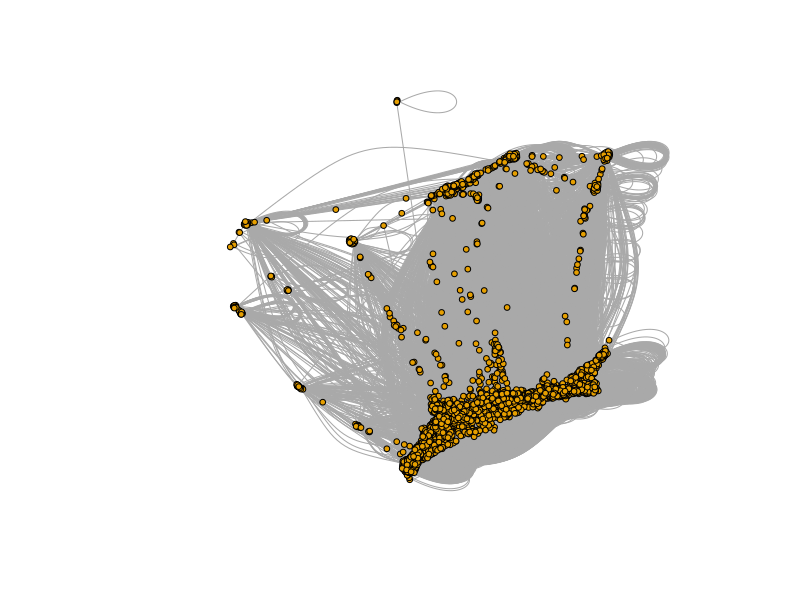
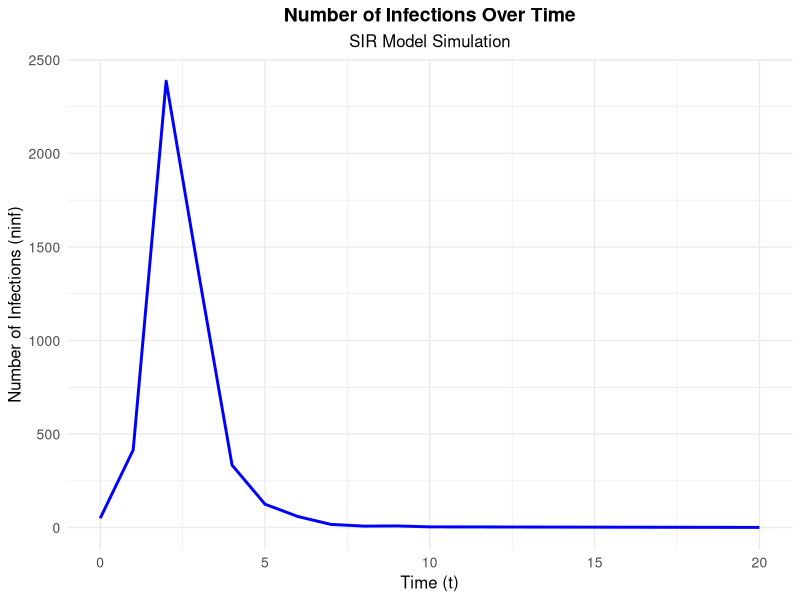
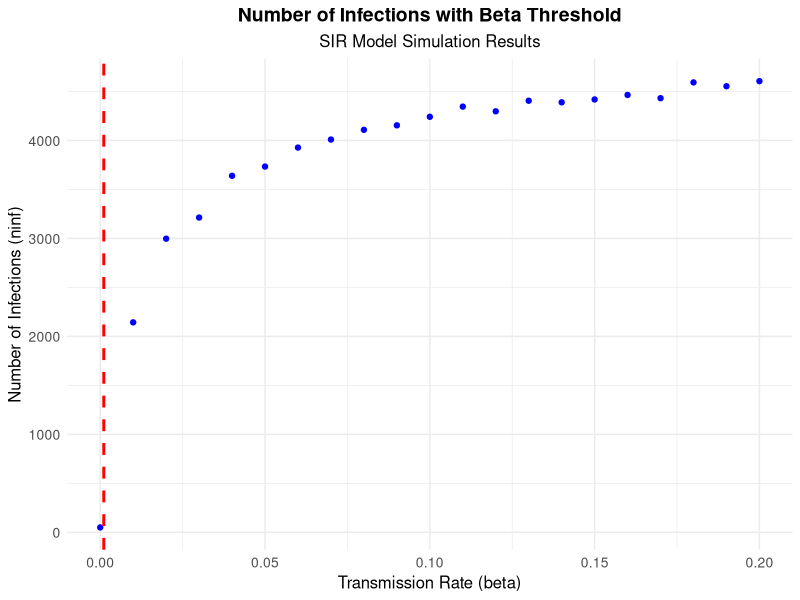
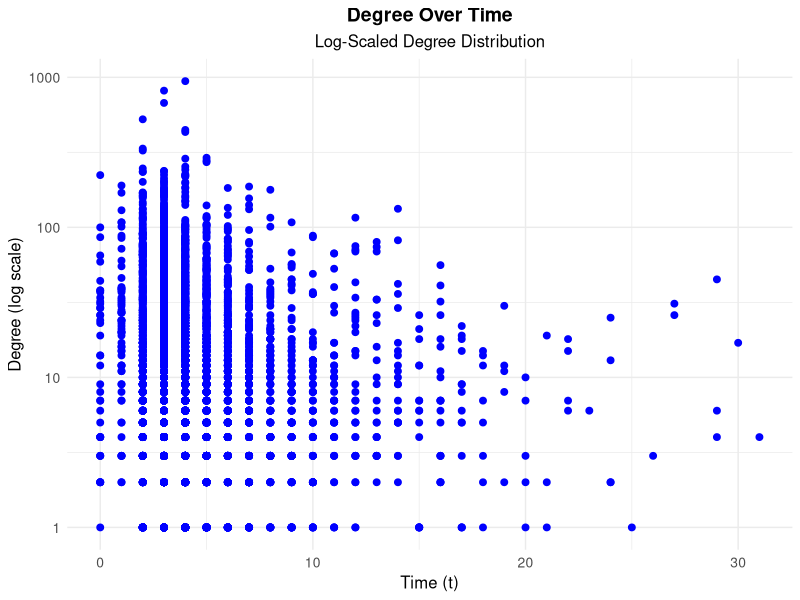

These figures' R source, in order: (Note: a time limit stopped this script after it produced the figures.)
## ---- chunk 1
library(readr)
library(igraph)
library(dplyr)
library(ggplot2)
library(purrr)
library(tibble)
library(caret)
library(tidyverse)
## ---- chunk 2
sim_sir <- function(g,beta,mu,seeds){
  state <- rep(0,vcount(g)) #initial state of the simulation
  state[seeds] <- 1 #infect the seeds
  t <- 0
  table <- data.frame(t=0,inf=seeds)
  while(sum(state==1)>0){
    t <- t + 1
    ## I -> R
    infected <- which(state==1) #get them
    # generate a random value for every infected, if it's < mu, let the node recover.
    state[infected] <- ifelse(runif(length(infected)) < mu,2,1)
    
    ## S -> I
    infected <- which(state==1)
    susceptible <- which(state==0) #get them
    contacts <- as.numeric(unlist(adjacent_vertices(g,infected))) #get the contacts of infected
    contacts <- contacts[contacts %in% susceptible] # get those who are susceptible
    new_infected <- contacts[runif(length(contacts)) < beta] #infect contacts
    new_infected <- unique(new_infected) # drop duplicates from the new_infected
    if(length(new_infected)>0){
      state[new_infected] <- 1
      table <- rbind(table,data.frame(t,inf=new_infected))
    }
  }
  table
}
## ---- chunk 3
node <- read.csv("nodes.csv") |> select("X..index", "meta")
edge <- read.csv("edges.csv")

graph <- graph_from_data_frame(edge, vertices = node, directed = FALSE)
graph <- simplify(graph)

cluster <- clusters(graph)
giant_component <- which.max(cluster$csize)
node_giant <- V(graph)[cluster$membership == giant_component]

g <- induced_subgraph(graph, node_giant)
g

## ---- chunk 4
plot(g, vertex.label = NA, vertex.size = 3)
## ---- chunk 5
mu <- 0.1
betac <- mu*mean(degree(g))/(mean(degree(g)^2))
betac
## ---- chunk 6
seeds <- sample(1:vcount(g),vcount(g)*0.01)

realization <- sim_sir(g,beta = 0.5,mu=0.1,seeds) %>% 
  group_by(t) %>% summarize(ninf=n()) 
## ---- chunk 7
realization %>% 
  ggplot(aes(x=t, y=ninf)) + 
  geom_line(color = "blue", size = 1) + 
  labs(
    title = "Number of Infections Over Time",
    subtitle = "SIR Model Simulation",
    x = "Time (t)",
    y = "Number of Infections (ninf)"
  ) + 
  theme_minimal() +
  theme(
    plot.title = element_text(hjust = 0.5, size = 14, face = "bold"),
    plot.subtitle = element_text(hjust = 0.5, size = 12),
    axis.title.x = element_text(size = 12),
    axis.title.y = element_text(size = 12),
    axis.text = element_text(size = 10)
  )
## ---- chunk 8
results <- map_dfr(seq(0,0.2,0.01), # beta range
        \(beta){ seeds <- sample(1:vcount(g),vcount(g)*0.01)
        realization <- sim_sir(g,beta,mu,seeds) # make a realization for each beta
        data.frame(beta,ninf=nrow(realization)) # create dataframe row
        })
## ---- chunk 9
results %>% 
  ggplot(aes(x=beta, y=ninf)) + 
  geom_point(color = "blue", size = 1.5) + 
  geom_vline(xintercept = betac, linetype = "dashed", color = "red", size = 1) + 
  labs(
    title = "Number of Infections with Beta Threshold",
    subtitle = "SIR Model Simulation Results",
    x = "Transmission Rate (beta)",
    y = "Number of Infections (ninf)"
  ) + 
  theme_minimal() +
  theme(
    plot.title = element_text(hjust = 0.5, size = 14, face = "bold"),
    plot.subtitle = element_text(hjust = 0.5, size = 12),
    axis.title.x = element_text(size = 12),
    axis.title.y = element_text(size = 12),
    axis.text = element_text(size = 10)
  )
## ---- chunk 10
realization <- sim_sir(g,beta=0.1,mu=0.1,seeds)
## ---- chunk 11
set.seed(12345)
table_d <- degree(g) %>% enframe(name = "inf",value="degree") %>%
  merge(realization) 

# Plot
table_d %>% 
  ggplot(aes(x = t, y = degree)) + 
  geom_point(color = "blue", size = 2) + 
  scale_y_log10() + 
  labs(
    title = "Degree Over Time",
    subtitle = "Log-Scaled Degree Distribution",
    x = "Time (t)",
    y = "Degree (log scale)"
  ) + 
  theme_minimal() +
  theme(
    plot.title = element_text(hjust = 0.5, size = 14, face = "bold"),
    plot.subtitle = element_text(hjust = 0.5, size = 12),
    axis.title.x = element_text(size = 12),
    axis.title.y = element_text(size = 12),
    axis.text = element_text(size = 10)
  )
## ---- chunk 12
set.seed(12345)
table_c <- closeness(g) %>% enframe(name = "inf",value="closeness") %>%
  merge(realization) 

# Plot
table_c %>% 
  ggplot(aes(x = t, y = closeness)) + 
  geom_point(color = "blue", size = 2) + 
  scale_y_log10() + 
  labs(
    title = "Closeness Centrality Over Time",
    subtitle = "Log-Scaled Closeness Centrality Distribution",
    x = "Time (t)",
    y = "Closeness Centrality (log scale)"
  ) + 
  theme_minimal() +
  theme(
    plot.title = element_text(hjust = 0.5, size = 14, face = "bold"),
    plot.subtitle = element_text(hjust = 0.5, size = 12),
    axis.title.x = element_text(size = 12),
    axis.title.y = element_text(size = 12),
    axis.text = element_text(size = 10)
  )
## ---- chunk 13
set.seed(12345)
table_b <- betweenness(g) %>% enframe(name = "inf",value="betweenness") %>%
  merge(realization) 

# Plot
table_b %>% 
  ggplot(aes(x = t, y = betweenness)) + 
  geom_point(color = "blue", size = 2) + 
  scale_y_log10() + 
  labs(
    title = "Betweenness Centrality Over Time",
    subtitle = "Log-Scaled Betweenness Centrality Distribution",
    x = "Time (t)",
    y = "Betweenness Centrality (log scale)"
  ) + 
  theme_minimal() +
  theme(
    plot.title = element_text(hjust = 0.5, size = 14, face = "bold"),
    plot.subtitle = element_text(hjust = 0.5, size = 12),
    axis.title.x = element_text(size = 12),
    axis.title.y = element_text(size = 12),
    axis.text = element_text(size = 10)
  )
## ---- chunk 14
set.seed(12345)
table_pr <- page_rank(g)$vector %>% enframe(name = "inf",value="page_rank") %>%
  merge(realization) 

# Plot
table_pr %>% 
  ggplot(aes(x = t, y = page_rank)) + 
  geom_point(color = "blue", size = 2, alpha = 0.6) + 
  scale_y_log10() + 
  labs(
    title = "PageRank Over Time",
    subtitle = "Log-Scaled PageRank Distribution",
    x = "Time (t)",
    y = "PageRank (log scale)"
  ) + 
  theme_minimal() +
  theme(
    plot.title = element_text(hjust = 0.5, size = 14, face = "bold"),
    plot.subtitle = element_text(hjust = 0.5, size = 12),
    axis.title.x = element_text(size = 12),
    axis.title.y = element_text(size = 12),
    axis.text = element_text(size = 10)
  )
## ---- chunk 15
table <- merge(table_d,table_c)
table <- merge(table,table_pr)
table <- merge(table,table_b)
cor(table$t,table[,-c(1,2)])
## ---- chunk 16
set.seed(12345)
seeds <- sample(1:vcount(g),vcount(g)*0.01)
realization_random <- sim_sir(g,beta = 0.5,mu=0.1,seeds) %>%
  group_by(t) %>% summarize(ninf=n())
seeds <- closeness(g) %>% enframe(name = "inf",value="closeness") %>%
  slice_max(closeness,n=round(vcount(g)*0.01,0))

seeds_inf <- seeds$inf
seeds_inf <- as.integer(seeds_inf)
all(seeds_inf %in% V(g)) 

realization_targeted <- sim_sir(g,beta = 0.5,mu=0.1,seeds_inf) %>%
  group_by(t) %>% summarize(ninf=n())
## ---- chunk 17
ggplot() + geom_line(data=realization_random,aes(x=t,y=ninf,col="Random"))+
  geom_line(data=realization_targeted,aes(x=t,y=ninf,col="Targeted")) +
  labs(
    title = "Comparison of Infections Over Time",
    subtitle = "Random vs. Targeted",
    x = "Time (t)",
    y = "Number of Trust Spreading (ninf)",
    color = NULL
  ) +
  theme_minimal() +
  theme(
    plot.title = element_text(hjust = 0.5, size=14, face="bold"),
    plot.subtitle = element_text(hjust = 0.5, size=12),
    axis.title.x = element_text(size=12),
    axis.title.y = element_text(size=12),
    legend.position = "bottom"
  ) +
  scale_color_manual(values = c("Random" = "blue", "Targeted" = "red"))

## ---- chunk 18
total_infected_random <- sum(realization_random$ninf)
total_infected_targeted <- sum(realization_targeted$ninf)
difference_infected <- total_infected_targeted - total_infected_random

print(paste("Total Infected (Random)", total_infected_random))
print(paste("Total Infected (Targeted)", total_infected_targeted))
print(paste("Difference in Infected", difference_infected))
## ---- chunk 19
set.seed(12345)

seeds <- sample(1:vcount(g),vcount(g)*0.01)
realization <- sim_sir(g,beta = 0.5,mu=0.1,seeds) |> group_by(t) |> summarize(ninf=n())

vaccinated_random <- sample(1:vcount(g),vcount(g)*0.05)
gp <- delete_vertices(g,vaccinated_random)
seeds <- sample(1:vcount(gp),vcount(gp)*0.01)
realization_random <- sim_sir(gp,beta = 0.5,mu=0.1,seeds) |> group_by(t) |> summarize(ninf=n())
## ---- chunk 20
set.seed(12345)
seeds <- closeness(g) %>% enframe(name = "inf",value="closeness") %>%
  slice_max(closeness,n=round(vcount(g)*0.05,0))
gp <- delete_vertices(g,seeds$inf)
seeds <- sample(1:vcount(gp),vcount(gp)*0.01)
realization_targeted <- sim_sir(gp,beta = 0.5,mu=0.1,seeds) %>%
  group_by(t) %>% summarize(ninf=n())
## ---- chunk 21
ggplot() + geom_line(data=realization,aes(x=t,y=ninf,col="No Vaccination")) +
  geom_line(data=realization_random,aes(x=t,y=ninf,col="Vacc. Random"))+
  geom_line(data=realization_targeted,aes(x=t,y=ninf,col="Vacc. Targeted")) +
  theme_minimal() + labs(
    color = "Vaccination Strategy",  # Set the legend title for the color aesthetic
    title = "Comparison of Trust Spread Over Time",
    subtitle = "No Vaccination vs. Random Vaccination vs. Targeted Vaccination",
    x = "Time (t)",
    y = "Number of trust spread (ninf)"
  ) +
  theme(
    plot.title = element_text(hjust = 0.5, size = 14, face = "bold"),
    plot.subtitle = element_text(hjust = 0.5, size = 12),
    axis.title.x = element_text(size = 12),
    axis.title.y = element_text(size = 12),
    legend.position = "bottom"
  ) +
    scale_color_manual(values = c("No Vaccination" = "blue", "Vacc. Random" = "red", "Vacc. Targeted" = "green"))
## ---- chunk 22
No_Vaccination <- sum(realization$ninf)
Vacc._Random <- sum(realization_random$ninf)
Vacc._Targeted <- sum(realization_targeted$ninf)

print(paste("No Vaccination", No_Vaccination))
print(paste("Vacc. Random", Vacc._Random))
print(paste("Vacc. Targeted", Vacc._Targeted))

partd_w_n_v <- data.frame(partd_label = c("Vacc. Random", "Vacc. Targeted", "Difference in Infected",
                                          "No Vaccination"),
                    pard_value = c(Vacc._Random, Vacc._Targeted, Vacc._Random-Vacc._Targeted,
                                   No_Vaccination))
partd_w_n_v
## ---- chunk 23
print(paste("Total Infected (Random)", total_infected_random))
print(paste("Total Infected (Targeted)", total_infected_targeted))
print(paste("Difference in Infected", difference_infected))

partc <- data.frame("label" = c("Total Infected (Random)", "Total Infected (Targeted)", 
                                          "Difference in Infected"),
                    "partc_value" = c(total_infected_random, total_infected_targeted, difference_infected))

partd <- partd_w_n_v[-4,]

merged_table <- cbind(partc, partd) |> select(-"partd_label") |> mutate(difference = partc_value - pard_value)

merged_table 
## ---- chunk 24
all <- table_d %>% group_by(t) %>% summarize(ninf=n())
sensors <- table_d %>% filter(degree>10) %>% group_by(t) %>% summarize(ninf=n())
## ---- chunk 25
ggplot() + geom_line(data=all,aes(x=t,y=ninf/sum(ninf),col="All")) + geom_line(data=sensors,aes(x=t,y=ninf/sum(ninf),col="Sensors")) +
   labs(
    title = "Sensor Spreading Over Time",
    subtitle = "Comparison Between All and Sensor Data",
    x = "Time (t)",
    y = "Normalized Number of Infections",
    color = "Data Source"
  ) +
  theme_minimal() +
  theme(
    plot.title = element_text(hjust = 0.5, size=14, face="bold"),
    plot.subtitle = element_text(hjust = 0.5, size=12),
    axis.title.x = element_text(size=12),
    axis.title.y = element_text(size=12),
    legend.position = "bottom"
  ) +
  scale_color_manual(values = c("All" = "blue", "Sensors" = "green"))
## ---- chunk 26
control <- sample(1:vcount(g),1000)
get_one_neighbor <- function(id){
  sample(neighbors(g,id),1)
}
sensors <- sapply(control,get_one_neighbor)
## ---- chunk 27
control_evo <- table_d %>% filter(inf %in% control) %>% group_by(t) %>% summarize(ninf=n())
sensors_evo <- table_d %>% filter(inf %in% sensors) %>% group_by(t) %>% summarize(ninf=n())
## ---- chunk 28
ggplot() + geom_line(data=control_evo,aes(x=t,y=cumsum(ninf/sum(ninf)),col="All")) +
  geom_line(data=sensors_evo,aes(x=t,y=cumsum(ninf/sum(ninf)),col="Sensors")) +
   labs(
    title = "Cumulative Infections Over Time",
    subtitle = "Comparison Between All and Sensor Data",
    x = "Time (t)",
    y = "Cumulative Proportion of Infections",
    color = "Data Source"
  ) +
  theme_minimal() +
  theme(
    plot.title = element_text(hjust = 0.5, size=14, face="bold"),
    plot.subtitle = element_text(hjust = 0.5, size=12),
    axis.title.x = element_text(size=12),
    axis.title.y = element_text(size=12),
    legend.position = "bottom"
  ) +
  scale_color_manual(values = c("All" = "blue", "Sensors" = "green"))
## ---- chunk 29
# Calculate the quartiles and IQR for each feature
Q1 <- apply(table[, c(-1,-2)], 2, quantile, probs = 0.25)
Q3 <- apply(table[, c(-1,-2)], 2, quantile, probs = 0.75)
IQR <- Q3 - Q1

# Define the lower and upper bounds for outliers
lower_bound <- Q1 - 1.5 * IQR
upper_bound <- Q3 + 1.5 * IQR

# Identify outliers for each feature
outliers <- apply(table[, c(-1,-2)], 2, function(x) x < lower_bound | x > upper_bound)

# Combine the outlier flags across features
outliers_combined <- apply(outliers, 1, any)

# Remove outliers from the dataset
data_no_outliers <- table[!outliers_combined, ]

# Check the dimensions of the dataset before and after removing outliers
dim(table)  # Original dimensions
dim(data_no_outliers)    # Dimensions after removing outliers
## ---- chunk 30
# Split the data into training and testing sets
set.seed(123)
train_index <- createDataPartition(data_no_outliers$t, p = 0.8, list = FALSE)
test_data <- data_no_outliers[-train_index, ] |> select(-inf)
train_data <- data_no_outliers[train_index, ] |> select(-inf)
## ---- chunk 31
set.seed(123)
control <- trainControl(method = "cv",  # Use k-fold cross-validation
                        number = 100)

# Train a regression model
model <- train(t ~ degree + closeness + page_rank + betweenness,
               data = train_data, method = "lm", trControl = control)
summary(model)
## ---- chunk 32
ggplot(train_data, aes(x = seq(1:50), y = t)) +
  geom_point(aes(x = degree), color = "blue") +
  geom_smooth(aes(x = degree), method = "lm", se = FALSE, color = "blue", formula = y ~ x) +
  geom_point(aes(x = closeness), color = "red") +
  geom_smooth(aes(x = closeness), method = "lm", se = FALSE, color = "red", formula = y ~ x) +
  geom_point(aes(x = page_rank), color = "yellow") +
  geom_smooth(aes(x = page_rank), method = "lm", se = FALSE, color = "yellow", formula = y ~ x) +
  geom_point(aes(x = betweenness), color = "pink") +
  geom_smooth(aes(x = betweenness), method = "lm", se = FALSE, color = "pink", formula = y ~ x) +
  labs(title = "Regression Lines for Different Features",
       x = "Sequence (1 to 50)",
       y = "t") +
  theme_minimal()
  
## ---- chunk 33
cv_results <- model$results
cv_results
## ---- chunk 34
set.seed(123)
x <- as.matrix(train_data[,-1])
y <- train_data$t

control <- trainControl(method = "repeatedcv", number = 10, repeats = 5)

ridge_model <- train(
  x, y,
  method = "glmnet",
  trControl = control,
  tuneGrid = expand.grid(alpha = 0, lambda = 10^seq(-3, 0, length = 100))
)

best_tune <- ridge_model$bestTune
best_tune
## ---- chunk 35
prediciton <- predict(ridge_model, newdata = x)
sqrt(mean((prediciton - y)^2))
## ---- chunk 36
# RMSE Calculation for Ridge Regression
predictions_train <- predict(ridge_model, newdata = x)
rmse_train <- sqrt(mean((predictions_train - y)^2))
print(paste("RMSE on train data (Ridge):", rmse_train))

# RMSE Calculation for Test Data
predictions_test <- predict(ridge_model, newdata = test_data)
rmse_test <- sqrt(mean((predictions_test - test_data$t)^2))
print(paste("RMSE on test data (Ridge):", rmse_test))

# Data Frame with RMSE Values
RMSE_ridge <- data.frame(data = c("train", "test"), 
                         RMSE = c(rmse_train, rmse_test))
RMSE_ridge
## ---- chunk 37
### 2. Random Forest
# install.packages("randomForest")
library(randomForest)
test_data <- table[-train_index, ] 
train_control <- trainControl(
  method = "cv", 
  number = 5,
  savePredictions = TRUE
)

# Train the random forest model
set.seed(123)
rf_model <- train(
  t ~ ., 
  data = train_data, 
  method = "ranger",
  trControl = train_control,
  tuneLength = 5,
  metric = "RMSE"
)

test_predictions <- predict(rf_model, newdata = test_data)

test_results <- test_data %>%
  mutate(predictions = test_predictions)


rmse_value <- RMSE(test_results$predictions, test_results$t)
rsq_value <- R2(test_results$predictions, test_results$t)

cat("Test RMSE:", rmse_value, "\n")
cat("Test R-squared:", rsq_value, "\n")
## ---- chunk 38
set.seed(12345)

# Select nodes with the smallest predicted time to infection (top 5% of nodes)
num_seeds <- sample(1:vcount(g),vcount(g)*0.01)
seed_nodes <- test_results %>%
  arrange(predictions) %>%
  slice_head(n = num_seeds) %>%
  pull(inf) # Assuming 'name' column has node IDs

gp <- delete_vertices(g,seed_nodes)
seeds <- sample(1:vcount(gp),vcount(gp)*0.01)
realization_random <- sim_sir(gp,beta = 0.5,mu=0.1,seeds) |> group_by(t) |> summarize(ninf=n())
## ---- chunk 39
set.seed(12345)

closeness_centrality <- closeness(g)

# Convert closeness centrality to a tibble
closeness_df <- enframe(closeness_centrality, name = "inf", value = "closeness")

# Select the top nodes based on closeness centrality
num_seeds <- round(vcount(g) * 0.05)
seed_nodes <- closeness_df %>%
  slice_max(closeness, n = num_seeds) %>%
  pull(inf)

gp <- delete_vertices(g,seed_nodes)
seeds <- sample(1:vcount(gp),vcount(gp)*0.01)
realization_targeted <- sim_sir(gp,beta = 0.5,mu=0.1,seeds) %>%
  group_by(t) %>% summarize(ninf=n())
## ---- chunk 40
ggplot() + 
  geom_line(data=realization_random,aes(x=t,y=ninf,col="Vacc. Random"))+
  geom_line(data=realization_targeted,aes(x=t,y=ninf,col="Vacc. Targeted")) +
  theme_minimal() + labs(
    color = "Vaccination Strategy",  # Set the legend title for the color aesthetic
    title = "Comparison of Trust Spread Over Time",
    subtitle = "Random Vaccination vs. Targeted Vaccination",
    x = "Time (t)",
    y = "Number of trust spread (ninf)"
  ) +
  theme(
    plot.title = element_text(hjust = 0.5, size = 14, face = "bold"),
    plot.subtitle = element_text(hjust = 0.5, size = 12),
    axis.title.x = element_text(size = 12),
    axis.title.y = element_text(size = 12),
    legend.position = "bottom"
  ) +
    scale_color_manual(values = c("Vacc. Random" = "red", "Vacc. Targeted" = "green"))
## ---- chunk 41
Vacc._Random <- sum(realization_random$ninf)
Vacc._Targeted <- sum(realization_targeted$ninf)

print(paste("Vacc. Random", Vacc._Random))
print(paste("Vacc. Targeted", Vacc._Targeted))

partd_w_n_v <- data.frame(partd_label = c("Vacc. Random", "Vacc. Targeted", "Difference in Infected"),
                    pard_value = c(Vacc._Random, Vacc._Targeted, Vacc._Random-Vacc._Targeted))
partd_w_n_v
## ---- chunk 42
print(paste("Total Infected (Random)", total_infected_random))
print(paste("Total Infected (Targeted)", total_infected_targeted))
print(paste("Difference in Infected", difference_infected))

partc <- data.frame("label" = c("Total Infected (Random)", "Total Infected (Targeted)", 
                                          "Difference in Infected"),
                    "partc_value" = c(total_infected_random, total_infected_targeted, difference_infected))

partd <- partd_w_n_v[-4,]

merged_table <- cbind(partc, partd) |> select(-"partd_label") |> mutate(difference = partc_value - pard_value)

merged_table 
